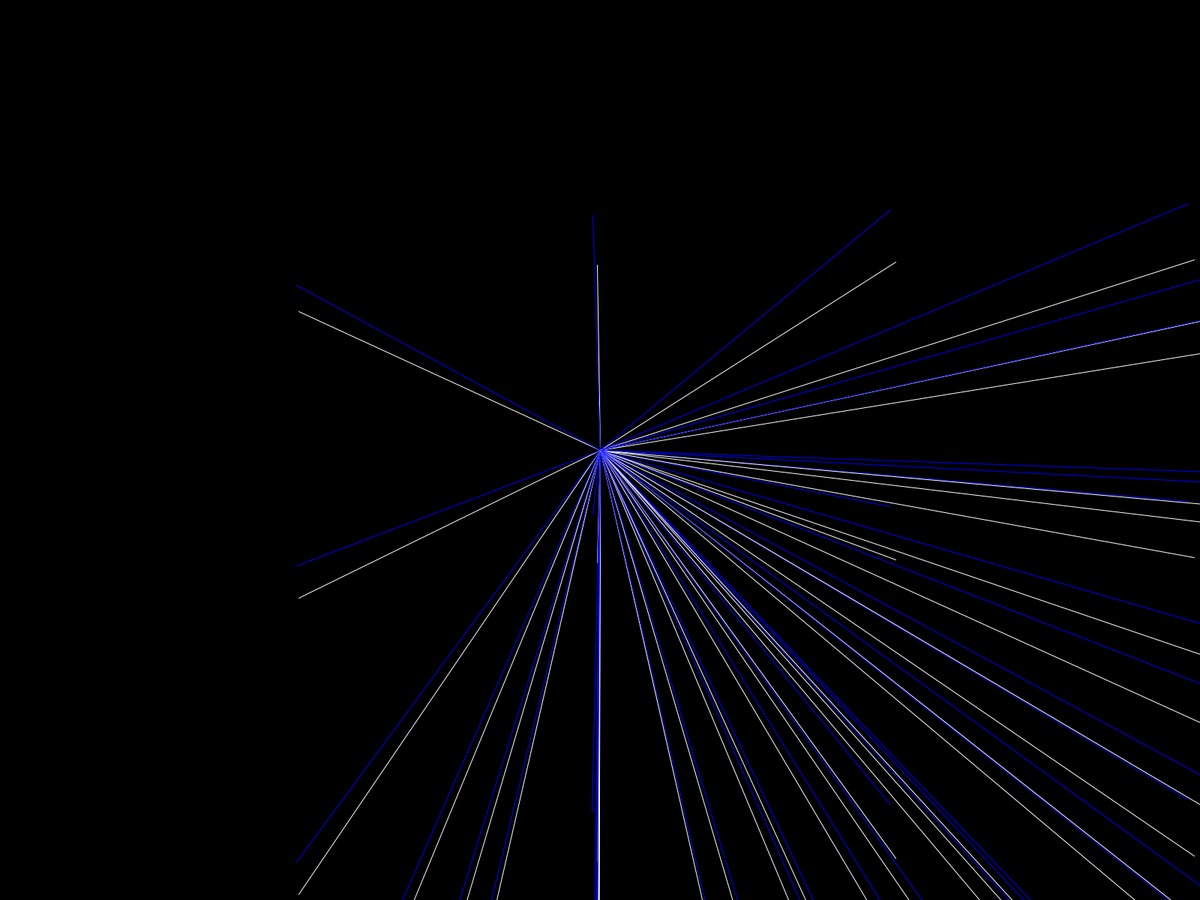
Frame 1 (no input)
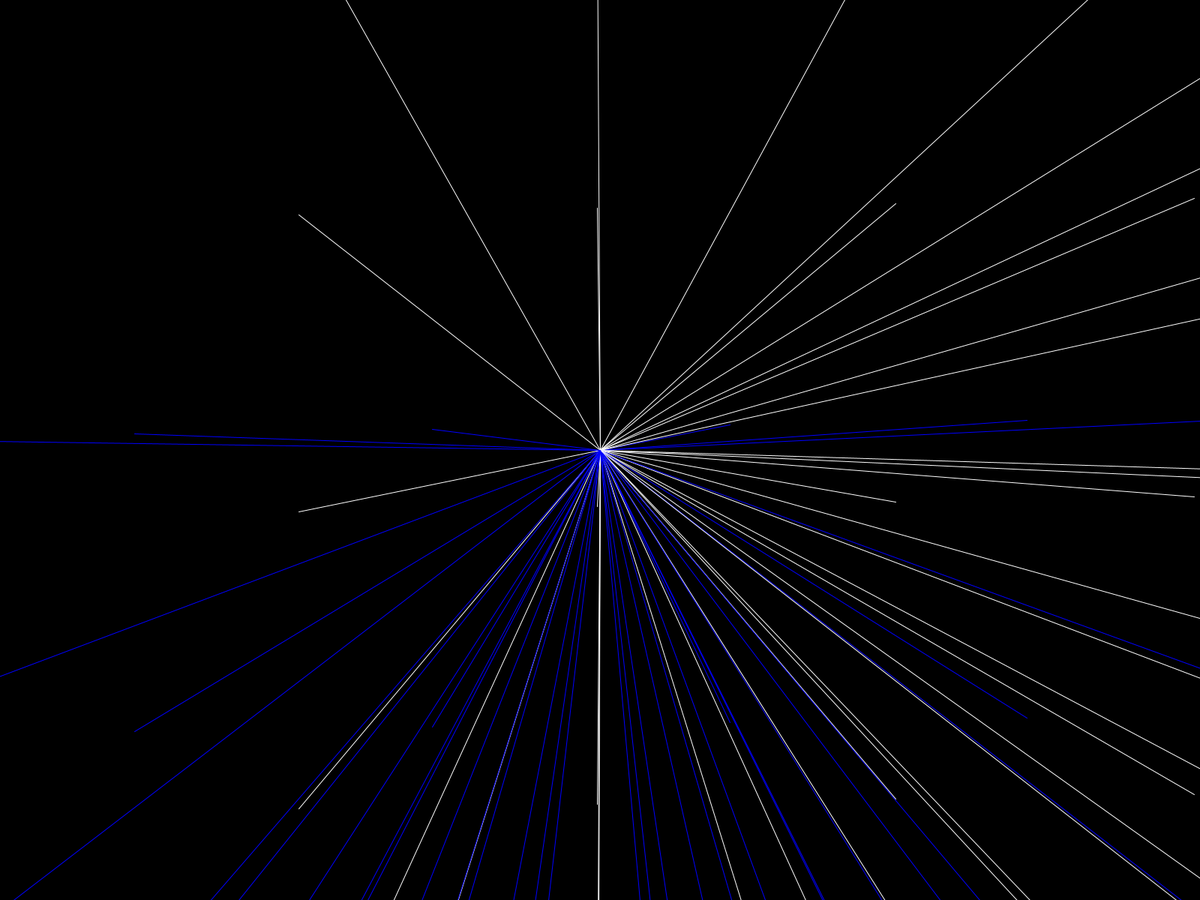
Frame 60 (the mouse pressed at the canvas centre just before this capture)
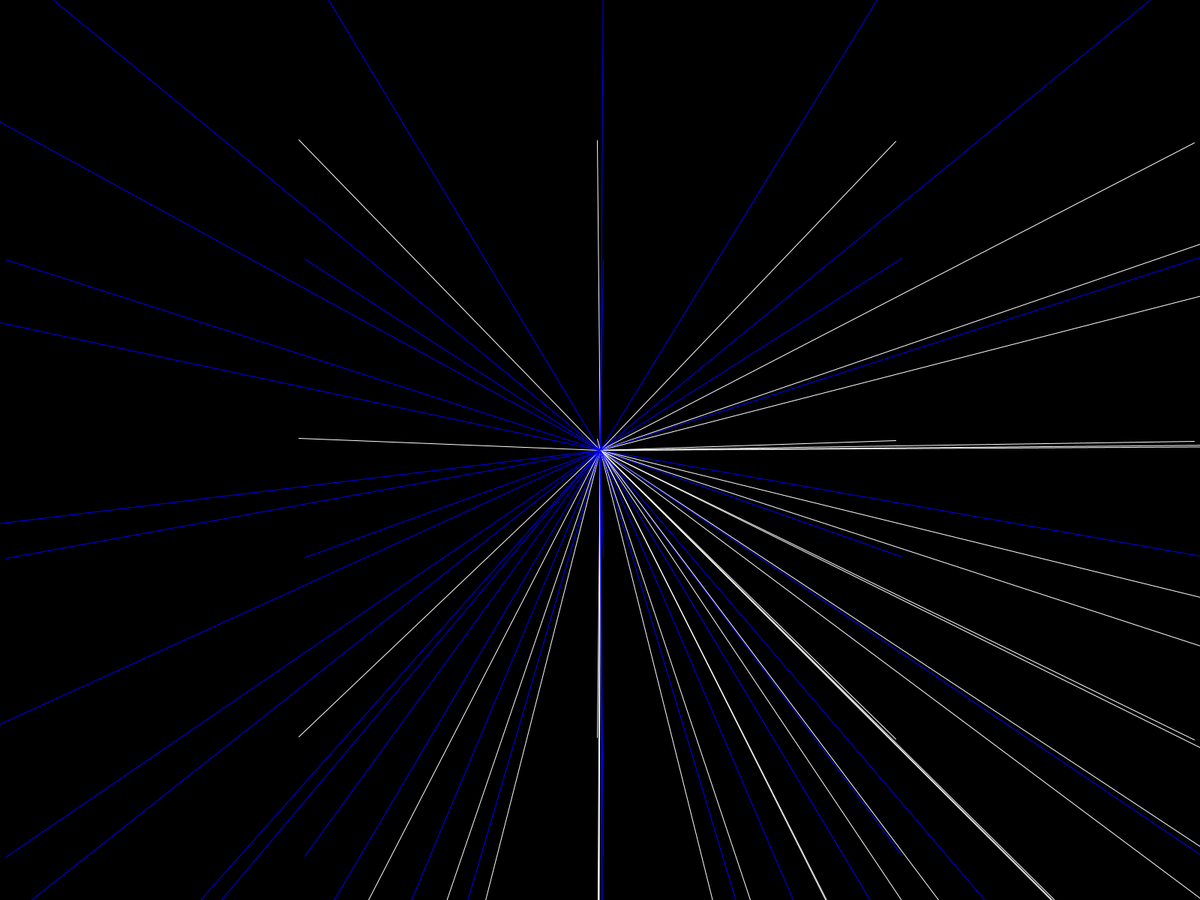
Frame 120 (the mouse held since frame 60 and released just before this capture)

The Processing sketch that drew these frames (run headless with seeded random() and noise(); from frame 60 on, the mouse is pressed at the canvas centre):

// Processing sketch: sketch_170625a
// ── sketch_170625a.pde
/*
* Constants
 */

private static final int NUM_OF_COLUMNS = 6;

private static final int[] COLORS = {
  0xFFFFFFFF, 0xFF0000FF
};

/*
* Attributes
 */

private int numOfRows;

private float circleDistance;

private float circleRadius;

private float maxJitterDistance;

/*
* Lifecycle
 */

void setup() {
  //size(1920, 1080);
  fullScreen(2);
  numOfRows = NUM_OF_COLUMNS / (width / height);
  circleDistance = (width / (float) (NUM_OF_COLUMNS * 0.67));
  circleRadius = circleDistance * 0.67f;
  maxJitterDistance = circleDistance / 30f;
}

void draw() {
  background(0);
  drawCircles();
}

private void drawCircles() {
  //noStroke();

  for (int column = 0; column < NUM_OF_COLUMNS; column++) {
    for (int row = 0; row < numOfRows; row++) {
      drawCircles(column, row);
    }
  }
}

private void drawCircles(final float column, final float row) {
  final float x = (column * circleDistance);
  final float y = (row * circleDistance) + (circleDistance * sin(100f / (millis() % 2000)));
  for (int i = 0; i < COLORS.length; i++) {
    //fill(COLORS[i]);
    //ellipse(
    //  //x,
    //  //y,
    //  x + cos(i * millis() * 0.001) * circleDistance, 
    //  y + sin((COLORS.length - i) * millis() * 0.001)* circleDistance, 
    //  circleRadius, 
    //  circleRadius
    //  );

    stroke(COLORS[i]);
    line(
      x + cos(i * millis() * 0.001) * circleDistance, 
      y + sin((COLORS.length - i) * millis() * 0.001)* circleDistance, 
      width /2f, 
      height / 2f
      );
      //line(
      //0, 
      //y, 
      //width, 
      //y
      //);
  }
}

private float getJitter() {
  return (maxJitterDistance / 2f) - random(maxJitterDistance);
}
